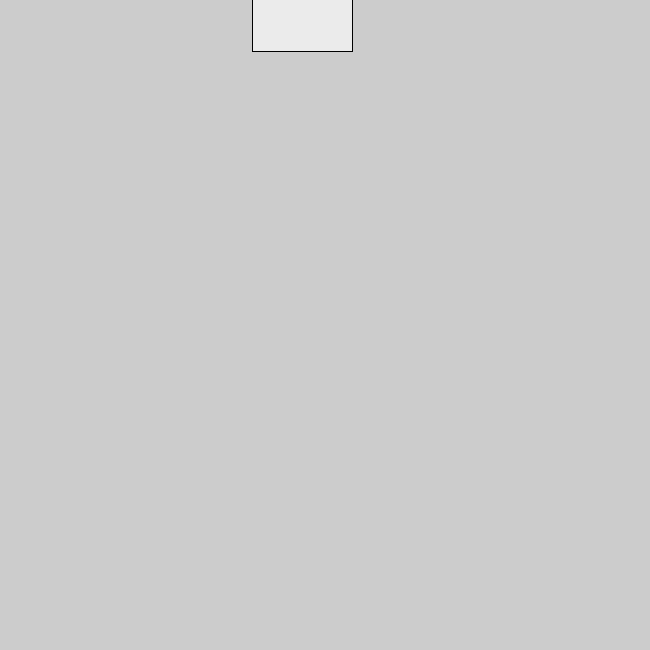
Frame 1 (no input)
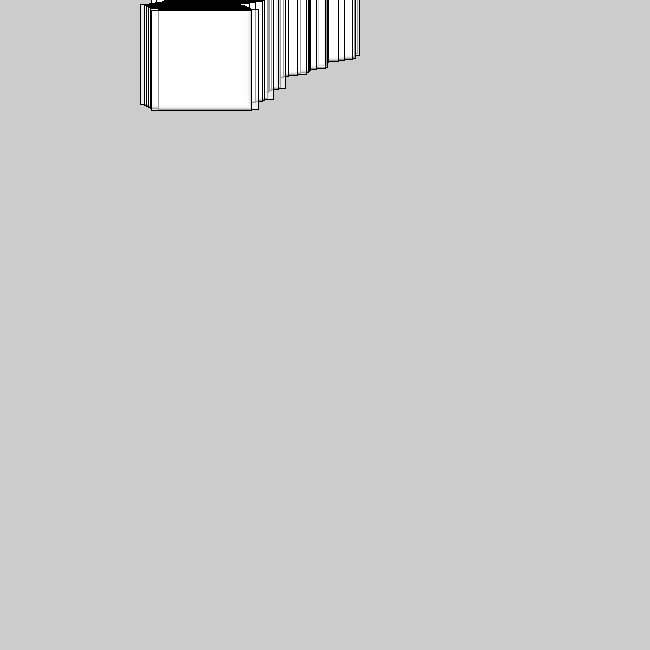
Frame 60 (the mouse pressed at the canvas centre just before this capture)
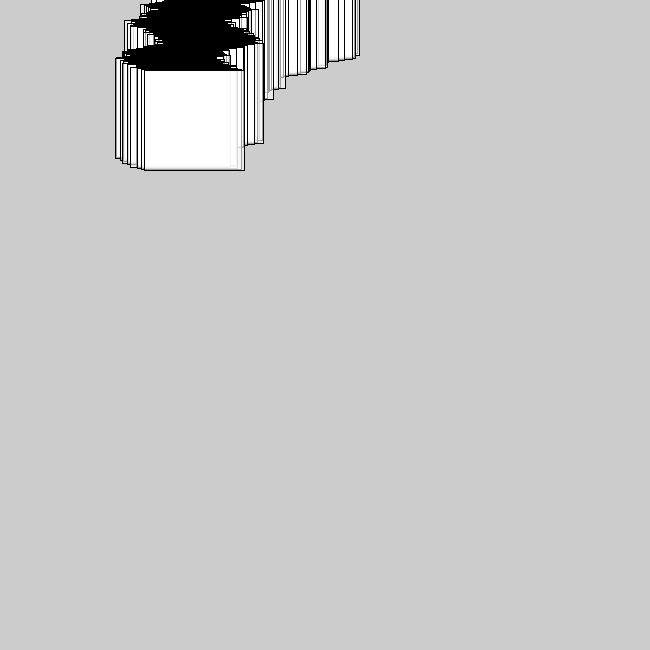
Frame 120 (the mouse held since frame 60 and released just before this capture)

The Processing sketch that drew these frames (run headless with seeded random() and noise(); from frame 60 on, the mouse is pressed at the canvas centre):

// Processing sketch: Random_X_falling_square_3D
// ── Random_X_falling_square_3D.pde
int y = 0;
float x = 300;
float z = 300;

void setup(){
  size(650,650);
  frameRate(80);
}

void draw(){
  y = y + 1;
 float x = random(z - 10, z + 10);
 z = x + 0;
 
  if (y > height) {
    y = 0;
    x = 0;
    
    background(205);
  }
  
  if (x > width) {
    x = 300;
    z = 300;
  }
  
   if (x < 0) {
    x = 300;
    z = 300;
  }
  println(x);
  fill(255,255,255,155);
  rect(x-50,y-50,100,100);
}
